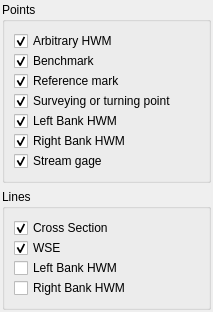
<?xml version="1.0" encoding="UTF-8"?>
<ui version="4.0">
 <class>VerticalCrossSectionWindowDisplaySettingDockWidgetView</class>
 <widget class="QWidget" name="VerticalCrossSectionWindowDisplaySettingDockWidgetView">
  <property name="geometry">
   <rect>
    <x>0</x>
    <y>0</y>
    <width>213</width>
    <height>300</height>
   </rect>
  </property>
  <property name="windowTitle">
   <string>Form</string>
  </property>
  <layout class="QVBoxLayout" name="verticalLayout_3">
   <property name="leftMargin">
    <number>2</number>
   </property>
   <property name="topMargin">
    <number>2</number>
   </property>
   <property name="rightMargin">
    <number>2</number>
   </property>
   <property name="bottomMargin">
    <number>2</number>
   </property>
   <item>
    <widget class="QGroupBox" name="pointsGroupBox">
     <property name="title">
      <string>Points</string>
     </property>
     <layout class="QVBoxLayout" name="verticalLayout">
      <property name="spacing">
       <number>0</number>
      </property>
      <item>
       <widget class="QCheckBox" name="arbitraryCheckBox">
        <property name="text">
         <string>Arbitrary HWM</string>
        </property>
        <property name="icon">
         <iconset resource="../../rivmaker.qrc">
          <normaloff>:/images/iconAHWM.png</normaloff>:/images/iconAHWM.png</iconset>
        </property>
        <property name="checked">
         <bool>true</bool>
        </property>
       </widget>
      </item>
      <item>
       <widget class="QCheckBox" name="benchmarkCheckBox">
        <property name="text">
         <string>Benchmark</string>
        </property>
        <property name="icon">
         <iconset resource="../../rivmaker.qrc">
          <normaloff>:/images/iconBenchmark.png</normaloff>:/images/iconBenchmark.png</iconset>
        </property>
        <property name="checked">
         <bool>true</bool>
        </property>
       </widget>
      </item>
      <item>
       <widget class="QCheckBox" name="referenceMarkCheckBox">
        <property name="text">
         <string>Reference mark</string>
        </property>
        <property name="icon">
         <iconset resource="../../rivmaker.qrc">
          <normaloff>:/images/iconReferenceMark.png</normaloff>:/images/iconReferenceMark.png</iconset>
        </property>
        <property name="checked">
         <bool>true</bool>
        </property>
       </widget>
      </item>
      <item>
       <widget class="QCheckBox" name="hubCheckBox">
        <property name="text">
         <string>Surveying or turning point</string>
        </property>
        <property name="icon">
         <iconset resource="../../rivmaker.qrc">
          <normaloff>:/images/iconHub.png</normaloff>:/images/iconHub.png</iconset>
        </property>
        <property name="checked">
         <bool>true</bool>
        </property>
       </widget>
      </item>
      <item>
       <widget class="QCheckBox" name="leftCheckBox">
        <property name="text">
         <string>Left Bank HWM</string>
        </property>
        <property name="icon">
         <iconset resource="../../rivmaker.qrc">
          <normaloff>:/images/iconLBHWM.png</normaloff>:/images/iconLBHWM.png</iconset>
        </property>
        <property name="checked">
         <bool>true</bool>
        </property>
       </widget>
      </item>
      <item>
       <widget class="QCheckBox" name="rightCheckBox">
        <property name="text">
         <string>Right Bank HWM</string>
        </property>
        <property name="icon">
         <iconset resource="../../rivmaker.qrc">
          <normaloff>:/images/iconRBHWM.png</normaloff>:/images/iconRBHWM.png</iconset>
        </property>
        <property name="checked">
         <bool>true</bool>
        </property>
       </widget>
      </item>
      <item>
       <widget class="QCheckBox" name="streamGageCheckBox">
        <property name="text">
         <string>Stream gage</string>
        </property>
        <property name="icon">
         <iconset resource="../../rivmaker.qrc">
          <normaloff>:/images/iconStreamGage.png</normaloff>:/images/iconStreamGage.png</iconset>
        </property>
        <property name="checked">
         <bool>true</bool>
        </property>
       </widget>
      </item>
     </layout>
    </widget>
   </item>
   <item>
    <widget class="QGroupBox" name="linesGroupBox">
     <property name="title">
      <string>Lines</string>
     </property>
     <layout class="QVBoxLayout" name="verticalLayout_2">
      <property name="spacing">
       <number>0</number>
      </property>
      <item>
       <widget class="QCheckBox" name="xsLineCheckBox">
        <property name="text">
         <string>Cross Section</string>
        </property>
        <property name="icon">
         <iconset resource="../../rivmaker.qrc">
          <normaloff>:/images/iconXSLine.png</normaloff>:/images/iconXSLine.png</iconset>
        </property>
        <property name="checked">
         <bool>true</bool>
        </property>
       </widget>
      </item>
      <item>
       <widget class="QCheckBox" name="wseLineCheckBox">
        <property name="text">
         <string>WSE</string>
        </property>
        <property name="icon">
         <iconset resource="../../rivmaker.qrc">
          <normaloff>:/images/iconWSELine.png</normaloff>:/images/iconWSELine.png</iconset>
        </property>
        <property name="checked">
         <bool>true</bool>
        </property>
       </widget>
      </item>
      <item>
       <widget class="QCheckBox" name="leftLineCheckBox">
        <property name="text">
         <string>Left Bank HWM</string>
        </property>
        <property name="icon">
         <iconset resource="../../rivmaker.qrc">
          <normaloff>:/images/iconLBHWMLine.png</normaloff>:/images/iconLBHWMLine.png</iconset>
        </property>
       </widget>
      </item>
      <item>
       <widget class="QCheckBox" name="rightLineCheckBox">
        <property name="text">
         <string>Right Bank HWM</string>
        </property>
        <property name="icon">
         <iconset resource="../../rivmaker.qrc">
          <normaloff>:/images/iconRBHWMLine.png</normaloff>:/images/iconRBHWMLine.png</iconset>
        </property>
       </widget>
      </item>
     </layout>
    </widget>
   </item>
   <item>
    <spacer name="verticalSpacer">
     <property name="orientation">
      <enum>Qt::Vertical</enum>
     </property>
     <property name="sizeHint" stdset="0">
      <size>
       <width>20</width>
       <height>6</height>
      </size>
     </property>
    </spacer>
   </item>
  </layout>
 </widget>
 <resources>
  <include location="../../rivmaker.qrc"/>
 </resources>
 <connections/>
</ui>
